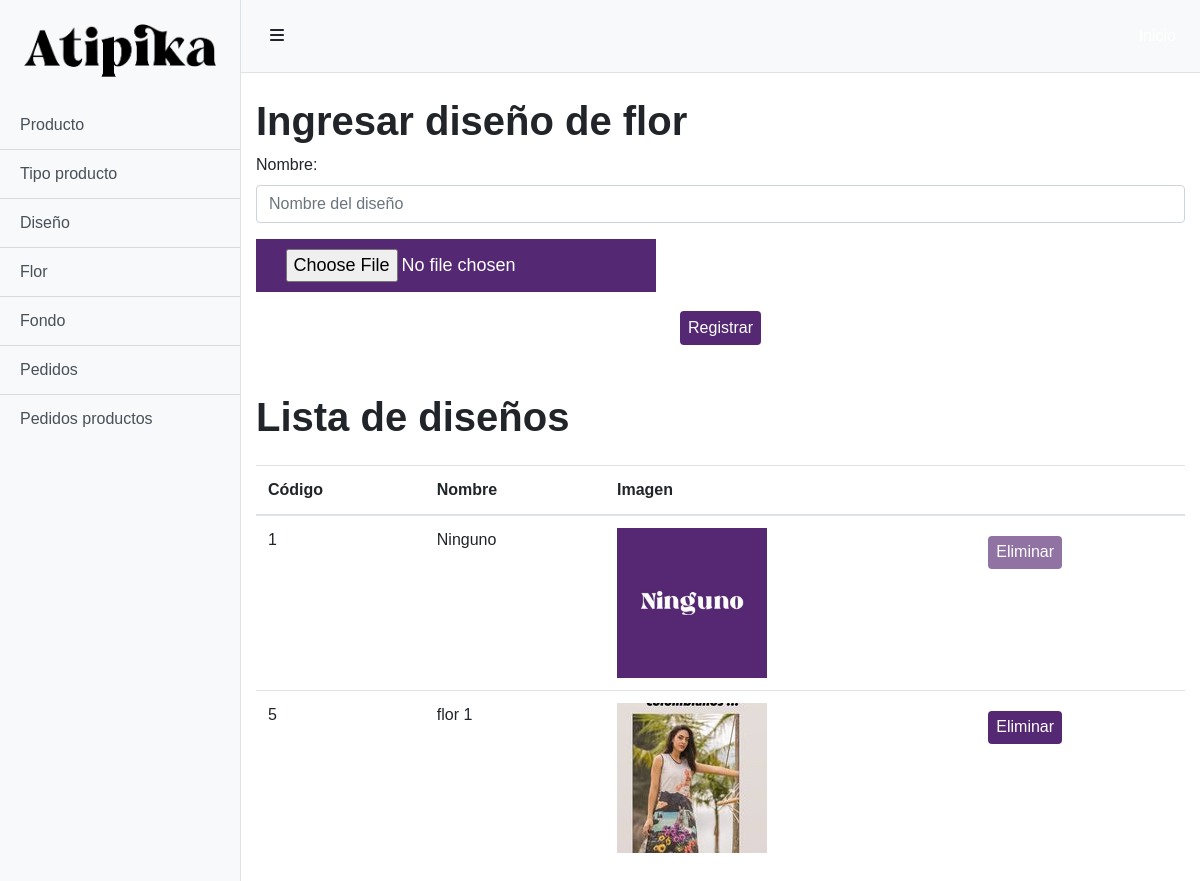
/admin/flor.php (signed in), run on the app's committed database.
### tables this page shows
CREATE TABLE `tblflor` (
  `cod_flor` int(11) NOT NULL,
  `nombre` varchar(50) DEFAULT NULL,
  `imagen` varchar(200) DEFAULT NULL
);

### conexion.php (called while the page is built, shortened)
<?php
$urlimagen="http://localhost/GIT/atipika/images/";
?>

### admin/flor.php (the view, shortened to what this page needs)
<?php
include '../conexion.php';
?>
<!DOCTYPE html>
<html lang="es">
    <head>
        <link rel="stylesheet" href="https://cdn.jsdelivr.net/npm/bootstrap@4.5.3/dist/css/bootstrap.min.css">
        <link href="simple-sidebar.css" rel="stylesheet">
        <link href="../css/estilo.css" rel="stylesheet">
    </head>
    <body>
        <div class="d-flex" id="wrapper">
            <div class="bg-light border-right" id="sidebar-wrapper">
                <div class="list-group list-group-flush">
                <div class="p-4"><a href="../index.php"><img src="../img/logo-01.png"></a>
                </div>
                    <a href="producto.php" class="list-group-item list-group-item-action bg-light">Producto</a>
                    <a href="tipo_producto.php" class="list-group-item list-group-item-action bg-light">Tipo producto</a>
                    <a href="diseño.php" class="list-group-item list-group-item-action bg-light">Diseño</a>
                    <a href="flor.php" class="list-group-item list-group-item-action bg-light">Flor</a>
                    <a href="fondo.php" class="list-group-item list-group-item-action bg-light">Fondo</a>
                    <a href="pedidos.php" class="list-group-item list-group-item-action bg-light">Pedidos</a>
                    <a href="pedidos_diseno_hecho.php" class="list-group-item list-group-item-action bg-light">Pedidos productos</a>
                </div>
            </div>
            <div id="page-content-wrapper">
                <nav class="navbar navbar-expand-lg navbar-light bg-light border-bottom">
                <button class="btn btn-admin toggled" id="menu-toggle"><i class="fas fa-bars"></i></button>
                    <div class="collapse navbar-collapse" id="navbarSupportedContent">
                        <ul class="navbar-nav ml-auto mt-2 mt-lg-0">
                            <li class="nav-item">
                                <a class="nav-link" href="../index.php">Inicio
                                    <span class="sr-only">(current)</span></a>
                            </li>
                        </ul>
                    </div>
                </nav>
            <div class="container-fluid">
                    <h1 class="mt-4">Ingresar diseño de flor</h1>
                    <form action="controlador/ingresar_flor.php" name="add_form" method="POST" enctype="multipart/form-data">
                        <div class="form-group">
                            <label>Nombre:</label>
                                <input type="text" id="pregunta" name="nombre" class="form-control" placeholder="Nombre del diseño" required>
                        </div>
                        <div class="form-group">
                                <div class="custom-input-file col-md-6 col-sm-6 col-xs-6">
                                <input type="file" name ="img1" id="fichero-tarifas" class="input-file" required>
                                </div>
                                <br><br>
                        </div>
                        <div class="form-group text-center mb-5">
                            <button type="submit" class="btn btn-color">Registrar</button>
                        </div>
                    </form>
            </div>
            <div class="container-fluid">
                <h1 class="mt-4">Lista de diseños</h1>
                <div class="mt-4">
                    <table class="table table-hover">
                        <thead class="thead">
                            <th>Código</th>
                            <th>Nombre</th>
                            <th>Imagen</th>
                            <th></th>
                        </thead>
                        <?php
                        $sel = $conn ->query("SELECT * FROM tblflor");
                        while ($fila = $sel -> fetch_assoc()) {
                        ?>
                        <tr>
                            <td><?php echo $fila['cod_flor'] ?></td>
                            <td><?php echo $fila['nombre'] ?></td>
                            <td><img src="<?php echo $urlimagen.$fila['imagen'];?>" width="150px"></td>
                            <?php
                            if ($fila['cod_flor']==1){
                                ?>
                                <td><a href="#" onclick="preguntar(<?php echo $fila['cod_flor']?>)"><button class="btn btn-color" disabled>Eliminar</button></a></td>
                            <?php
                            }else{
                            ?>
                            <td><a href="#" onclick="preguntar(<?php echo $fila['cod_flor']?>)"><button class="btn btn-color">Eliminar</button></a></td>
                            <?php
                            }
                            ?>
                        </tr>
                        <?php } ?>
                    </table>
                </div>
            </div>
        </div>
    </body>
</html>

### admin/simple-sidebar.css (style rules this page uses)
.custom-input-file { background-color: #552873; color: #fff; cursor: pointer; font-size: 18px; font-weight: bold; min-height: 15px; float: left; padding: 10px; text-align: center; width: 400px; }
#wrapper { overflow-x: hidden; }
#sidebar-wrapper { min-height: 100vh; margin-left: -15rem; -webkit-transition: margin .25s ease-out; -moz-transition: margin .25s ease-out; -o-transition: margin .25s ease-out; transition: margin .25s ease-out; }
#sidebar-wrapper .list-group { width: 15rem; }
#page-content-wrapper { min-width: 100vw; }
@media (min-width: 768px) { #sidebar-wrapper { margin-left: 0; } }
@media (min-width: 768px) { #page-content-wrapper { min-width: 0; width: 100%; } }

### css/estilo.css (style rules this page uses)
* { transition: all 0.3s; margin: 0; max-width: 100%; }
html, body { font-family: 'Raleway', sans-serif; }
h1, h2, h3 { font-weight: 700; }
.btn-color { background-color: #552873; color: #ffffff; border: none; font-size: 1rem; padding: 0.3rem 0.5rem; margin-top: 0.5rem; }
.navbar { padding: 1rem; }
nav a { color: #ffffff !important; text-decoration: none; transition: 0.2s; }

### data on the page
tblflor: cod_flor "1", nombre "Ninguno", imagen (picture)
tblflor: cod_flor "5", nombre "flor 1", imagen (picture)
